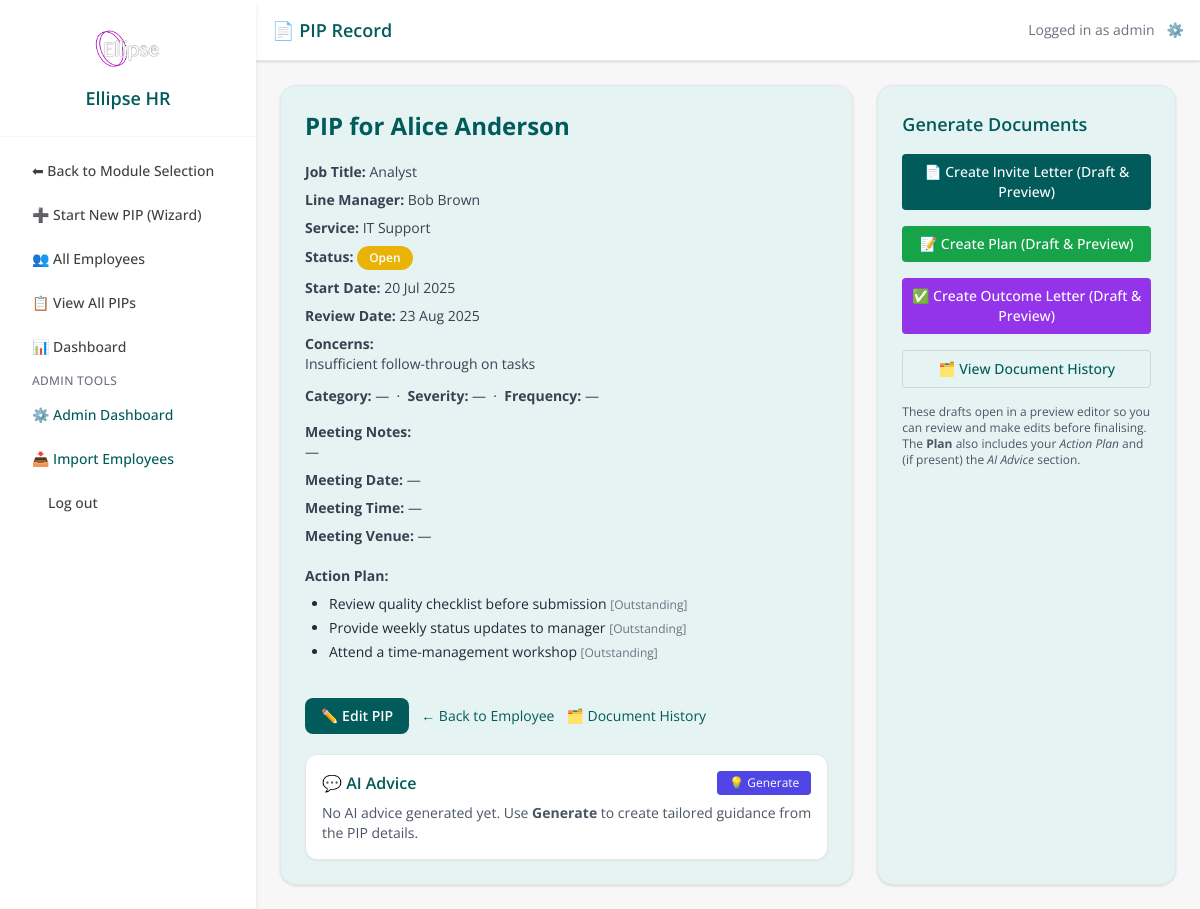
Before: /pip/1 (signed in) with the older database file.
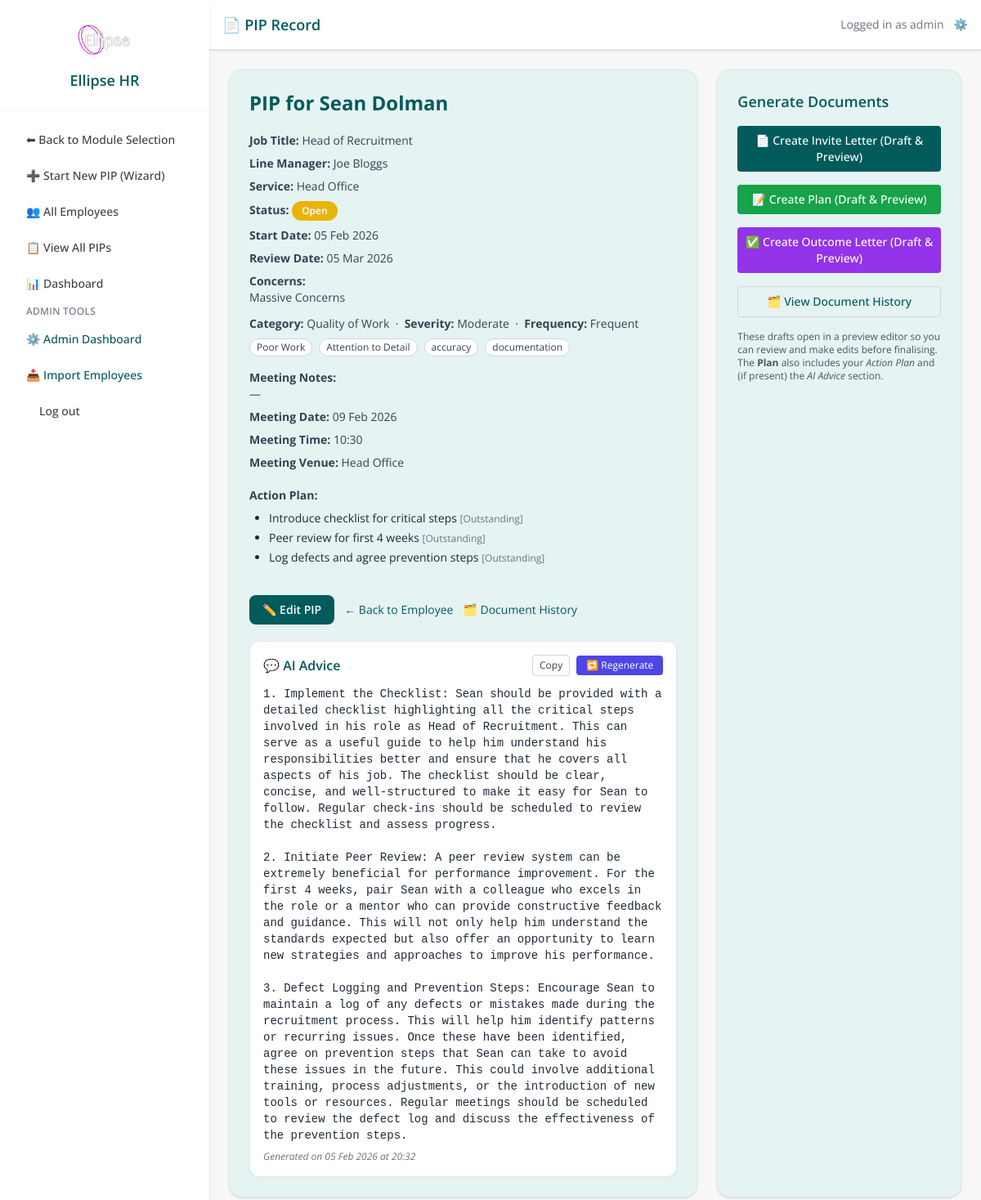
After: the same page with the newer database file.
### pip_app/models.py (models this page shows)
class Employee(db.Model):
    id = db.Column(db.Integer, primary_key=True)
    first_name = db.Column(db.String(100))
    last_name = db.Column(db.String(100))
    job_title = db.Column(db.String(100))
    line_manager = db.Column(db.String(100))
    service = db.Column(db.String(100))
    start_date = db.Column(db.Date)
    team_id = db.Column(db.Integer)
    email = db.Column(db.String(120), nullable=True)
    pips = db.relationship('PIPRecord', back_populates='employee', lazy=True)

class PIPRecord(db.Model):
    __tablename__ = 'pip_record'
    id = db.Column(db.Integer, primary_key=True)
    employee_id = db.Column(db.Integer, db.ForeignKey('employee.id'), nullable=False)
    assigned_to = db.Column(db.Integer, db.ForeignKey('user.id'), nullable=True)  # NEW
    concerns = db.Column(db.Text, nullable=False)
    start_date = db.Column(db.Date, nullable=False)
    review_date = db.Column(db.Date, nullable=False)
    meeting_notes = db.Column(db.Text)
    status = db.Column(db.String(20), default='Open')
    created_by = db.Column(db.String(100))
    created_at = db.Column(db.DateTime, default=datetime.utcnow)
    last_updated = db.Column(db.DateTime, default=datetime.utcnow, onupdate=datetime.utcnow)
    ai_advice = db.Column(db.Text)
    ai_advice_generated_at = db.Column(db.DateTime)
    capability_meeting_date = db.Column(db.DateTime, nullable=True)
    capability_meeting_time = db.Column(db.String, nullable=True)
    capability_meeting_venue = db.Column(db.String, nullable=True)
    concern_category = db.Column(db.String(100))
    severity = db.Column(db.String(50))
    frequency = db.Column(db.String(50))
    tags = db.Column(db.Text)
    ai_summary = db.Column(db.Text, nullable=True)
    ai_action_suggestions = db.Column(JSON, nullable=True)
    ai_next_up = db.Column(JSON, nullable=True)
    ai_actions_accepted = db.Column(JSON, nullable=True)
    outcome_status = db.Column(db.String(50), nullable=True)  # e.g., Successful, Extended, Unsuccessful
    outcome_notes = db.Column(db.Text, nullable=True)
    employee = db.relationship('Employee', back_populates='pips')
    assignee = db.relationship('User', backref='assigned_pips')  # NEW
    action_items = db.relationship(
        'PIPActionItem',
        back_populates='pip_record',
        cascade='all, delete-orphan',
        lazy=True
    )
    timeline_events = db.relationship(
        'TimelineEvent',
        back_populates='pip_record',
        cascade='all, delete-orphan',
        lazy=True
    )

class PIPActionItem(db.Model):
    __tablename__ = 'pip_action_item'
    id = db.Column(db.Integer, primary_key=True)
    pip_record_id = db.Column(db.Integer, db.ForeignKey('pip_record.id'), nullable=False)
    description = db.Column(db.Text, nullable=False)
    status = db.Column(db.String(20), default='Outstanding')
    created_at = db.Column(db.DateTime, default=datetime.utcnow)
    pip_record = db.relationship(
        'PIPRecord',
        back_populates='action_items'
    )

### app.py (the view)
@app.route('/pip/<int:id>')
@login_required
def pip_detail(id):
    pip = PIPRecord.query.get_or_404(id)
    employee = pip.employee
    return render_template('pip_detail.html', pip=pip, employee=employee)

### app.py (called while the page is built)
@app.context_processor
def inject_module():
    return dict(active_module=session.get('active_module'))

@app.context_processor
def inject_csrf_token():
    return dict(csrf_token=generate_csrf)

@login_manager.user_loader
def load_user(user_id):
    return db.session.get(User, int(user_id))

@app.before_request
def set_active_module():
    path = request.path.lower()
    if path.startswith('/pip/') or \
       path.startswith('/employee/') or \
       path in ['/dashboard', '/pip_list', '/employee/list', '/employee/add', '/pip/select-employee']:
        session['active_module'] = 'PIP'
    elif path.startswith('/probation/'):
        session['active_module'] = 'Probation'
    elif path == '/':
        session.pop('active_module', None)

@app.context_processor
def inject_csrf_token():
    return dict(csrf_token=generate_csrf)

### pip_app/models.py (called while the page is built)
    def is_superuser(self):
        return self.admin_level == 2

### templates/pip_detail.html (shortened to what the changed rows need)
{% extends 'base.html' %}
{% block page_title %}📄 PIP Record{% endblock %}
{% block content %}
<div class="flex flex-col lg:flex-row gap-6 max-w-7xl mx-auto">
  <div class="flex-1">
    <div class="bg-[#e6f3f3] shadow rounded-2xl p-4 sm:p-6 border border-gray-200 space-y-5">
      <h1 class="text-xl sm:text-2xl font-bold text-[#005b5a]">
        PIP for {{ employee.first_name }} {{ employee.last_name }}
      </h1>
      <div class="text-sm text-gray-700 space-y-2">
        <p><strong>Job Title:</strong> {{ employee.job_title }}</p>
        <p><strong>Line Manager:</strong> {{ employee.line_manager }}</p>
        <p><strong>Service:</strong> {{ employee.service }}</p>
        <p><strong>Status:</strong>
          {% if pip.status == 'Open' %}
            <span class="inline-block px-3 py-1 text-xs font-semibold text-white bg-yellow-500 rounded-full">Open</span>
          {% elif pip.status == 'Completed' %}
            <span class="inline-block px-3 py-1 text-xs font-semibold text-white bg-green-600 rounded-full">Completed</span>
          {% elif pip.status == 'Overdue' %}
            <span class="inline-block px-3 py-1 text-xs font-semibold text-white bg-red-600 rounded-full">Overdue</span>
          {% else %}
            <span class="inline-block px-3 py-1 text-xs font-semibold text-white bg-gray-400 rounded-full">{{ pip.status }}</span>
          {% endif %}
        </p>
        <p><strong>Start Date:</strong> {{ pip.start_date.strftime('%d %b %Y') }}</p>
        <p><strong>Review Date:</strong> {{ pip.review_date.strftime('%d %b %Y') }}</p>
        <p><strong>Concerns:</strong><br>{{ pip.concerns }}</p>
        <div class="pt-1">
          <p class="text-sm">
            <strong>Category:</strong> {{ pip.concern_category or '—' }}
            &nbsp;·&nbsp; <strong>Severity:</strong> {{ pip.severity or '—' }}
            &nbsp;·&nbsp; <strong>Frequency:</strong> {{ pip.frequency or '—' }}
          </p>
          {% if pip.tags %}
            <div class="mt-2 flex flex-wrap gap-2">
              {% for t in pip.tags.split(',') %}
                {% set tg = t.strip() %}
                {% if tg %}
                <span class="px-2 py-0.5 text-xs rounded-full border border-gray-300 bg-white text-gray-700">{{ tg }}</span>
                {% endif %}
              {% endfor %}
            </div>
          {% endif %}
        </div>
        <p class="pt-2"><strong>Meeting Notes:</strong><br>{{ pip.meeting_notes or '—' }}</p>
        <p><strong>Meeting Date:</strong> {{ pip.capability_meeting_date.strftime('%d %b %Y') if pip.capability_meeting_date else '—' }}</p>
        <p><strong>Meeting Time:</strong> {{ pip.capability_meeting_time or '—' }}</p>
        <p><strong>Meeting Venue:</strong> {{ pip.capability_meeting_venue or '—' }}</p>
      </div>
      <div>
        <strong class="block text-sm text-gray-700 mb-1">Action Plan:</strong>
        {% if pip.action_items %}
          <ul class="list-disc pl-4 sm:pl-6 mt-2 text-sm text-gray-800 space-y-1">
            {% for action in pip.action_items %}
              <li>
                {{ action.description }}
                {% if action.status %}
                  <span class="text-xs text-gray-500">[{{ action.status }}]</span>
                {% endif %}
              </li>
            {% endfor %}
          </ul>
        {% else %}
          <p class="text-sm text-gray-500">No actions recorded.</p>
        {% endif %}
      </div>
      <div class="pt-4 flex flex-col sm:flex-row gap-3 sm:items-center">
        <a href="{{ url_for('edit_pip', id=pip.id) }}"
           class="bg-[#005b5a] text-white px-4 py-2 rounded-lg hover:bg-[#007876] transition font-semibold text-sm text-center">
        </a>
        <a href="{{ url_for('employee_detail', employee_id=employee.id) }}"
           class="text-sm text-[#005b5a] hover:underline text-center sm:text-left">
        </a>
        <a href="{{ url_for('pip_documents', pip_id=pip.id) }}"
           class="text-sm text-[#005b5a] hover:underline text-center sm:text-left">
        </a>
      </div>
      <div class="mt-2 p-4 bg-white border border-gray-200 rounded-xl shadow-sm">
        <div class="flex items-center justify-between">
          <h3 class="text-md font-semibold text-[#005b5a]">💬 AI Advice</h3>
          <div class="flex items-center gap-2">
            {% if pip.ai_advice %}
            <button type="button"
                    class="text-xs px-2 py-1 rounded border border-gray-300 hover:bg-gray-50"
                    onclick="copyAdvice()">
              Copy
            </button>
            {% endif %}
            <button type="button"
                    class="text-xs px-3 py-1 rounded bg-indigo-600 text-white hover:bg-indigo-700"
                    onclick="openModal()">
              {% if pip.ai_advice %}🔁 Regenerate{% else %}💡 Generate{% endif %}
            </button>
          </div>
        </div>
        {% if pip.ai_advice %}
          <pre id="aiAdviceText" class="whitespace-pre-wrap text-sm text-gray-800 mt-3">{{ pip.ai_advice }}</pre>
          <p class="text-xs text-gray-500 italic mt-2">
            Generated on {{ pip.ai_advice_generated_at.strftime('%d %b %Y at %H:%M') if pip.ai_advice_generated_at }}
          </p>
        {% else %}
          <p class="text-sm text-gray-600 mt-2">
            No AI advice generated yet. Use <strong>Generate</strong> to create tailored guidance from the PIP details.
          </p>
        {% endif %}
      </div>
    </div>
  </div>
  <aside class="lg:w-1/3 bg-[#e6f3f3] border border-gray-200 shadow rounded-2xl p-4 sm:p-6 space-y-4">
    <h2 class="text-lg font-semibold text-[#005b5a]">Generate Documents</h2>
  </aside>
</div>
{% endblock %}

Changed rows visible on the page:
removed PIPActionItem: description "Review quality checklist before submission", status "Outstanding"
removed PIPActionItem: description "Provide weekly status updates to manager", status "Outstanding"
removed PIPActionItem: description "Attend a time-management workshop", status "Outstanding"
changed Employee: first_name "Alice" → "Sean"; last_name "Anderson" → "Dolman"; job_title "Analyst" → "Head of Recruitment"; line_manager "Bob Brown" → "Joe Bloggs"; service "IT Support" → "Head Office"
changed PIPRecord: start_date "20 Jul 2025" → "05 Feb 2026"; review_date "23 Aug 2025" → "05 Mar 2026"; concerns "Insufficient follow-through on tasks" → "Massive Concerns"; concern_category "—" → "Quality of Work"; severity "—" → "Moderate"; frequency "—" → "Frequent"; capability_meeting_date "—" → "09 Feb 2026"; capability_meeting_time "—" → "10:30"; capability_meeting_venue "—" → "Head Office"; ai_advice (not shown) → "1. Implement the Checklist: Sean should be provided with a detailed checklist highlighting all the critical steps involved in his role as Head of Recruitment. This can serve as a useful guide to help him understand his responsibilities better and ensure that he covers all aspects of his job. The checklist should be clear, concise, and well-structured to make it easy for Sean to follow. Regular check-ins should be scheduled to review the checklist and assess progress. 2. Initiate Peer Review: A peer review system can be extremely beneficial for performance improvement. For the first 4 weeks, pair Sean with a colleague who excels in the role or a mentor who can provide constructive feedback…"; ai_advice_generated_at (not shown) → "05 Feb 2026 at 20:32"
added PIPActionItem: description "Introduce checklist for critical steps", status "Outstanding"
added PIPActionItem: description "Peer review for first 4 weeks", status "Outstanding"
added PIPActionItem: description "Log defects and agree prevention steps", status "Outstanding"
Other visible differences:
new list line: "Poor Work"
new list line: "Attention to Detail"
new list line: "accuracy"
new list line: "documentation"
text no longer shown: "💡 Generate No AI advice generated yet. Use Generate to create tailored guidance from the PIP details."
text now shown: "Copy 🔁 Regenerate Generated on"
